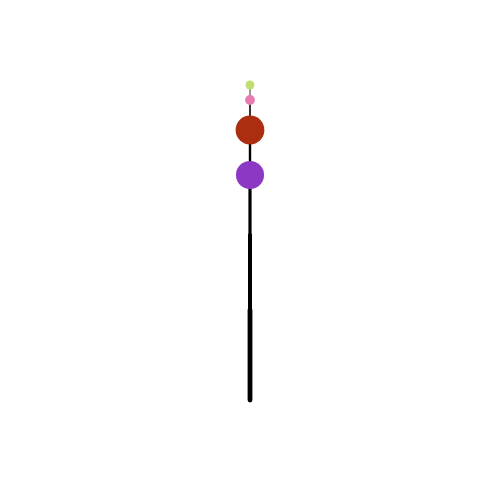
Frame 1 (no input)
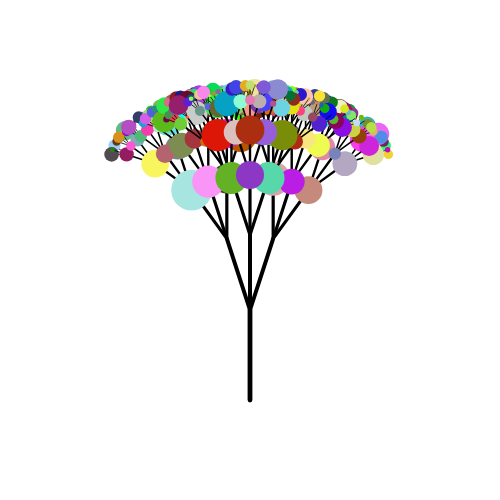
Frame 60 (no input)
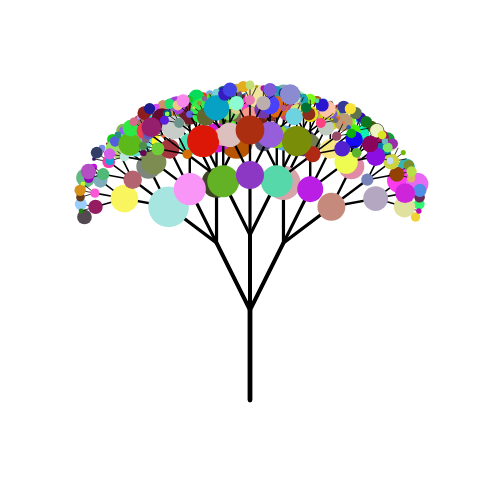
Frame 120 (the mouse pressed at the canvas centre since frame 60)

The p5.js sketch that drew these frames (run headless with seeded random() and noise() and a simulated clock; from frame 60 on, the mouse is pressed at the canvas centre):

// p5.js sketch
// ── sketch.js
// balloon tree
// Timothy Dobson
// 11/24/2023

// in this program it craetes a tree that branches into three every time 
// it goes up and puts a leaf with a randomized color and size but the 
// size has a higer chance to get smaller as you go up this program allows
// you to change the width of the tree by moving the mouse from side to side
// and change how many leaves there are with the keys "z" and "x" the branches
// also get smaller the higher up it goes

// global variables
let mult = 15;
let num;
let seedNum;
let leafDepth = 5;

// creates canvas and finds a random number for the random seed
function setup() {
  createCanvas(500, 500);
  background(255);
  seedNum = random(9999999999);
}

//draws a white background, resets the random seed, runs the program 
// and maps the mouse
function draw() {
  background(255);
  randomSeed(seedNum);
  drawTree(width/2, height*0.8, 90, 6);
  num = map(mouseX,0,500,18,35);
}

// gets the strokeweight so it gets smallet the higher and draws the lines
function drawLine( x1, y1, x2, y2, depth) {
  strokeWeight(depth-depth/5);
  line(x1, y1, x2, y2);
}

// draws a tree with a recursive function by getting the second x,y for the
// lines and then drawing a line using them then using these numbers
// in the location of the first x,y stars over using changed numbers 
// such as angle and depth to make the lines different it also draws
// a leaf at the end of the lines
function drawTree(x1, y1, angle, depth) {
  if (depth > 0) {
    stroke(0);
    let x2 = x1 + cos(radians(angle))*depth*mult;
    let y2 = y1 - sin(radians(angle))*depth*mult; 
    drawLine(x1, y1, x2, y2, depth);
    drawTree(x2, y2, angle-num, depth-1);
    drawTree(x2, y2, angle+num, depth-1);
    drawTree(x2, y2, angle, depth-1);
    drawleaf(x2,y2,depth);
  }
}

// draws a randomly colored cicle 'or leaf' at the givin positions
function drawleaf(x,y,depth){
  if(depth<leafDepth){
    noStroke();
    fill(random(255),random(255),random(255));
    circle(x,y,randomGaussian(depth*8,6));
  }
}

// changes the minimum and maximum depth it will draw leaves with the 
// buttons "z" and "x"
function keyPressed(){
  if(key === "z" && leafDepth>1){
    leafDepth-=1;
  }
  if(key === "x" && leafDepth<7){
    leafDepth+=1;
  }
}
